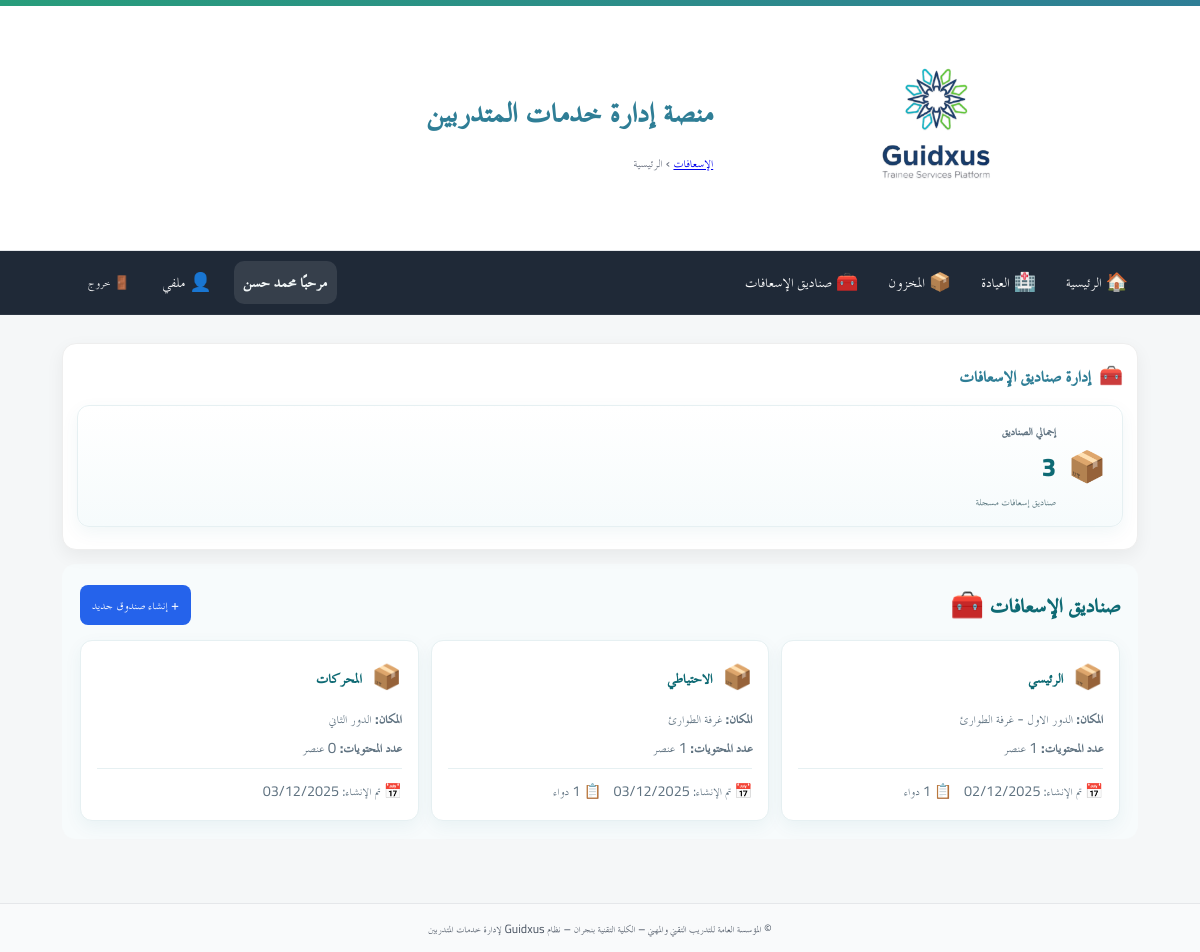
The page /first-aid/ (signed in) on the database its author committed.
### app/models.py (models this page shows)
class User(Base):
    __tablename__ = "users"
    id = Column(Integer, primary_key=True, autoincrement=True)
    full_name = Column(String(255), nullable=False)
    username = Column(String(100), unique=True, nullable=False, index=True)
    password_hash = Column(String(255), nullable=False)
    is_admin = Column(Boolean, default=False, nullable=False)   # سوبر أدمن (صلاحيات كاملة)
    is_college_admin = Column(Boolean, default=False, nullable=False)  # أدمن كلية (صلاحيات في نطاق كلية واحدة)
    college_admin_college = Column(String(255), nullable=True)  # الكلية التي يديرها أدمن الكلية
    is_hod = Column(Boolean, default=False, nullable=False)      # رئيس قسم؟
    is_doc = Column(Boolean, default=False, nullable=False)      # 👈 طبيب الكلية (جديد)
    hod_college = Column(String(255), nullable=True)             # كلية رئيس القسم (إن وُجد)
    is_active = Column(Boolean, default=True, nullable=False)
    must_change_password = Column(Boolean, default=True, nullable=False)  # يجب تغيير كلمة المرور عند أول دخول
    created_at = Column(DateTime, server_default=func.now(), nullable=False)
    updated_at = Column(DateTime, onupdate=func.now())
    headed_departments = relationship(
        "Department",
        back_populates="head_user",
        foreign_keys="Department.head_user_id",
        lazy="selectin",
    )

class FirstAidBox(Base):
    __tablename__ = "first_aid_boxes"
    id = Column(Integer, primary_key=True, index=True)
    box_name = Column(String(255), nullable=False)  # اسم الصندوق (مثلاً: "صندوق العيادة")
    location = Column(String(255), nullable=False)  # مكان الصندوق
    created_by_user_id = Column(Integer, ForeignKey("users.id"), nullable=False)
    created_at = Column(DateTime, server_default=func.now(), nullable=False)
    updated_at = Column(DateTime, server_default=func.now(), onupdate=func.now(), nullable=False)
    items = relationship("FirstAidBoxItem", back_populates="box", cascade="all, delete-orphan")
    created_by = relationship("User", foreign_keys=[created_by_user_id])
    __table_args__ = (
        Index("idx_first_aid_box_location", "location"),
    )

### app/routers/first_aid.py (the view)
@router.get("/", include_in_schema=False)
def fa_index(request: Request, user=Depends(require_doc), db: Session = Depends(get_db)):
    boxes = db.query(FirstAidBox).all()
    return templates.TemplateResponse("first_aid/index.html", {
        "request": request,
        "boxes": boxes,
        "box_count": len(boxes)
    })

### app/templates/first_aid/index.html (shortened to what this page needs)
{% extends "base.html" %}
{% block breadcrumb %}
  <a href="/first-aid/">الإسعافات</a> › <span>الرئيسية</span>
{% endblock %}
{% block content %}
<section class="card card-prestige">
  <div class="card-head">
    <div class="card-icon">🧰</div>
    <h3>إدارة صناديق الإسعافات</h3>
  </div>
  <div class="kpi-grid">
    <div class="kpi-card">
      <div class="icon">📦</div>
      <div class="kpi-meta">
        <div class="kpi-label">إجمالي الصناديق</div>
        <div class="kpi-value">{{ box_count }}</div>
        <div class="kpi-sub">صناديق إسعافات مسجلة</div>
      </div>
    </div>
  </div>
</section>
<section class="section">
  <div class="section-header">
    <h2 class="section-title">صناديق الإسعافات 🧰</h2>
    <a href="/first-aid/boxes/create">+ إنشاء صندوق جديد</a>
  </div>
  {% if boxes %}
    <div class="boxes-list">
      {% for box in boxes %}
      <a href="/first-aid/boxes/{{ box.id }}" class="box-card">
        <div class="box-card-header">
          <div class="box-card-icon">📦</div>
          <div class="box-card-title">{{ box.box_name }}</div>
        </div>
        <div style="color: #5f7280; font-size: 0.95rem; line-height: 1.4;">
          <p style="margin: 0 0 8px 0;">
            <strong>المكان:</strong> {{ box.location }}
          </p>
          <p style="margin: 0;">
            <strong>عدد المحتويات:</strong> {{ box.items|length }} عنصر
          </p>
        </div>
        <div class="box-card-info">
          <span>📅 تم الإنشاء: {{ box.created_at.strftime('%d/%m/%Y') }}</span>
          {% if box.items %}
          <span>📋 {{ box.items|length }} دواء</span>
          {% endif %}
        </div>
      </a>
      {% endfor %}
    </div>
  {% endif %}
</section>
{% endblock %}

### app/templates/base.html (shortened to what this page needs)
<!doctype html>
<html lang="ar" dir="rtl">
<head>
  <link rel="stylesheet" href="/static/css/app.css">
  <link rel="stylesheet" href="/static/css/custom.css">
</head>
<body>
  <header class="site-header">
    <div class="topband"></div>
    <div class="container header-inner">
      {% if ui_logo_url %}
        <img src="{{ ui_logo_url }}" alt="{{ app_name or 'Logo' }}" class="logo">
      {% else %}
        <img src="/static/images/logo.jpg" alt="{{ app_name or 'Logo' }}" class="logo">
      {% endif %}
      <div class="titles">
        <h1 class="site-title">{{ app_name or "منصة إدارة خدمات المتدربين" }}</h1>
        <div class="breadcrumb">{% block breadcrumb %}{% endblock %}</div>
      </div>
    </div>
  </header>
  <nav class="main-nav">
    <div class="nav-inner">
      <a href="/">🏠 الرئيسية</a>
      {% set cu = request.session.get('user') %}
      {% set display_name = (cu.get('full_name') if cu and cu.get('full_name') else (cu.get('username') if cu and cu.get('username') else 'مستخدم')) %}
      {% if cu %}
        {% if cu.get('is_doc') %}
          <a href="/clinic/">🏥 العيادة</a>
          <a href="/inventory/">📦 المخزون</a>
          <a href="/first-aid/">🧰 صناديق الإسعافات</a>
        {% endif %}
        <div class="navbar-right">
          <span class="greeting">مرحبًا {{ display_name }}</span>
          <a href="/profile/" class="btn-link" title="ملفي الشخصي">👤 ملفي</a>
          <form method="post" action="/auth/logout" style="margin:0;">
            <button class="btn-link btn-logout" title="تسجيل الخروج">🚪 خروج</button>
          </form>
        </div>
      {% else %}
        <div class="nav-spacer"></div>
        <a href="/auth/login">🔐 تسجيل الدخول</a>
      {% endif %}
    </div>
  </nav>
  <main class="container">
    {% block content %}{% endblock %}
  </main>
  <footer class="site-footer">
    <div class="container">
      <small>
        {{ ui_footer or "© المؤسسة العامة للتدريب التقني والمهني – الكلية التقنية بنجران – نظام Guidxus لإدارة خدمات المتدربين" }}
      </small>
    </div>
  </footer>
</body>
</html>

### app/static/css/app.css (style rules this page uses)
:root { --tvtc-green-1:#7EC6A4; --tvtc-green-2:#289D7B; --tvtc-blue-1:#6BB6C8; --tvtc-blue-2:#2F7E96; --tvtc-gray-1:#F5F7F8; --tvtc-gray-2:#E5E7EA; --tvtc-gray-3:#6B7280; --tvtc-black:#1F2937; --tvtc-ivory:#FAFAF7; }
* { box-sizing:border-box; font-family:"Cairo","TraditionalArabicCustom","MajallaCustom","Noto Kufi Arabic","Segoe UI",Arial,sans-serif; }
body { margin:0; background:linear-gradient(180deg,var(--tvtc-ivory),#fff 220px,var(--tvtc-gray-1) 221px); color:var(--tvtc-black); font-size:18px; line-height:1.7; }
.container { max-width:1100px; margin-inline:auto; padding:16px; }
.site-header { background:#fff; border-bottom:1px solid var(--tvtc-gray-2); }
.header-inner { display:flex; align-items:center; gap:16px; padding-block:12px; }
.logo { height:56px; width:auto; filter: drop-shadow(0 1px 0 rgba(0,0,0,.05)); }
.site-title { margin:0; color:var(--tvtc-blue-2); font-weight:700; letter-spacing:.3px; }
.breadcrumb { color:var(--tvtc-gray-3); font-size:.9rem; }
.topband { height:6px; background:linear-gradient(90deg,var(--tvtc-green-2),var(--tvtc-blue-2)); }
.site-footer { margin-top:40px; background:#fff; border-top:1px solid var(--tvtc-gray-2); padding:16px; color:var(--tvtc-gray-3); text-align:center; }
.card { background:#fff; border:1px solid var(--tvtc-gray-2); border-radius:12px; padding:16px; margin-block:12px; box-shadow:0 2px 6px rgba(0,0,0,.04); }
.card-prestige { border:1px solid rgba(31,41,55,.06); border-top:0; box-shadow:0 6px 18px rgba(0,0,0,.06); position:relative; overflow:hidden; }
.card-head { display:flex; align-items:center; gap:10px; margin-bottom:8px; }
.card-head h3 { margin:0; font-weight:800; color:var(--tvtc-blue-2); }
.card-icon { font-size:1.1rem; opacity:.9; }
.kpi-grid { grid-template-columns:repeat(3,1fr); gap:16px; margin-bottom:8px; }
.kpi-value { font-size:1.6rem; font-weight:800; color:var(--tvtc-blue-2); }
.kpi-card { background:#fff; border:1px solid var(--tvtc-gray-2); border-radius:12px; padding:16px; box-shadow:0 6px 18px rgba(0,0,0,.06); }
.kpi-label { color:var(--tvtc-gray-3); font-size:.95rem; }
.main-nav { background: #1f2937; color: #fff; border-bottom: 1px solid rgba(255,255,255,.06); }
.main-nav .nav-inner { display: flex; gap: 10px; align-items: center; padding: 10px 12px; max-width: 1100px; margin: 0 auto; }
.main-nav a { color:#fff; text-decoration:none; padding:6px 10px; border-radius:8px; }
.main-nav form { margin-inline-start: auto; }
.btn-link { background: transparent; color: #fff; border: 0; cursor: pointer; padding: 6px 10px; border-radius: 8px; }

### app/static/css/custom.css (style rules this page uses)
.nav-inner a { display: inline-flex; align-items: center; gap: 6px; color: #fff; text-decoration: none; padding: 6px 10px; border-radius: 8px; }
.nav-inner .btn-link { display: inline-flex; align-items: center; gap: 6px; background: transparent; color: #fff; border: 0; cursor: pointer; padding: 6px 10px; border-radius: 8px; }
.navbar-right { display: flex; align-items: center; gap: 12px; }
.greeting { font-weight: 700; color: #f0f5f6; background: rgba(255, 255, 255, 0.10); padding: 6px 10px; border-radius: 10px; }
.btn-logout { margin-left: 40px; }
.btn-logout { margin-left: 16px; }
.card { background: #fff; border: 1px solid #eee; border-radius: 14px; padding: 14px; margin-bottom: 12px; }
.card-head { display: flex; align-items: center; gap: 8px; margin-bottom: 10px; }
.card-icon { font-size: 1.2rem; }
.site-footer { background: #f9fafb; padding: 12px 0; text-align: center; font-size: .9rem; color: #4b5563; }

### rows shown on the page
User: full_name "محمد حسن"
FirstAidBox: box_name "الرئيسي", location "الدور الاول - غرفة الطوارئ", items|length "1", created_at "02/12/2025"
FirstAidBox: box_name "الاحتياطي", location "غرفة الطوارئ", created_at "03/12/2025"
FirstAidBox: box_name "المحركات", location "الدور الثاني", created_at "03/12/2025"

### other values the page prints
{{ app_name or "منصة إدارة خدمات المتدربين" }} "منصة إدارة خدمات المتدربين"
{{ box_count }} "3"
